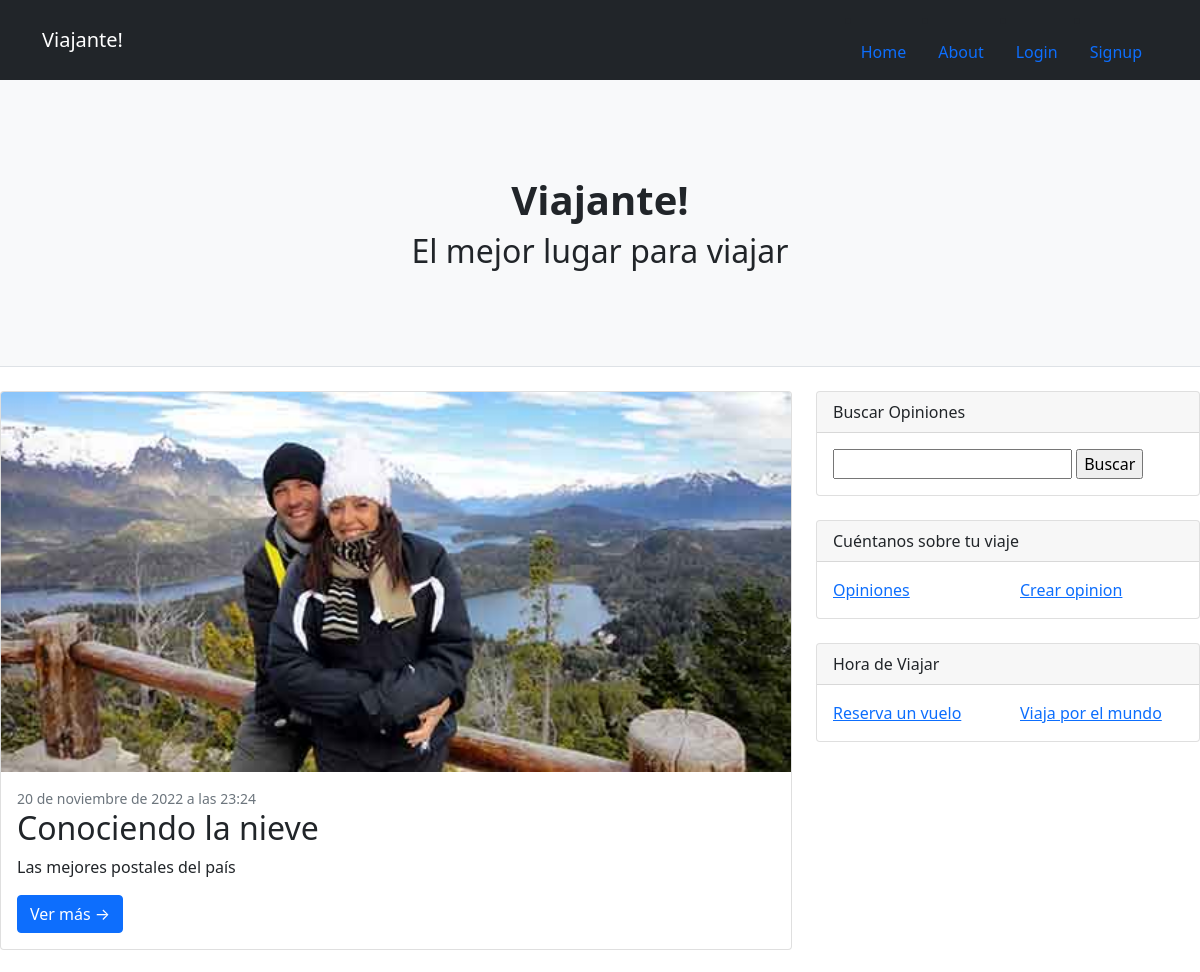
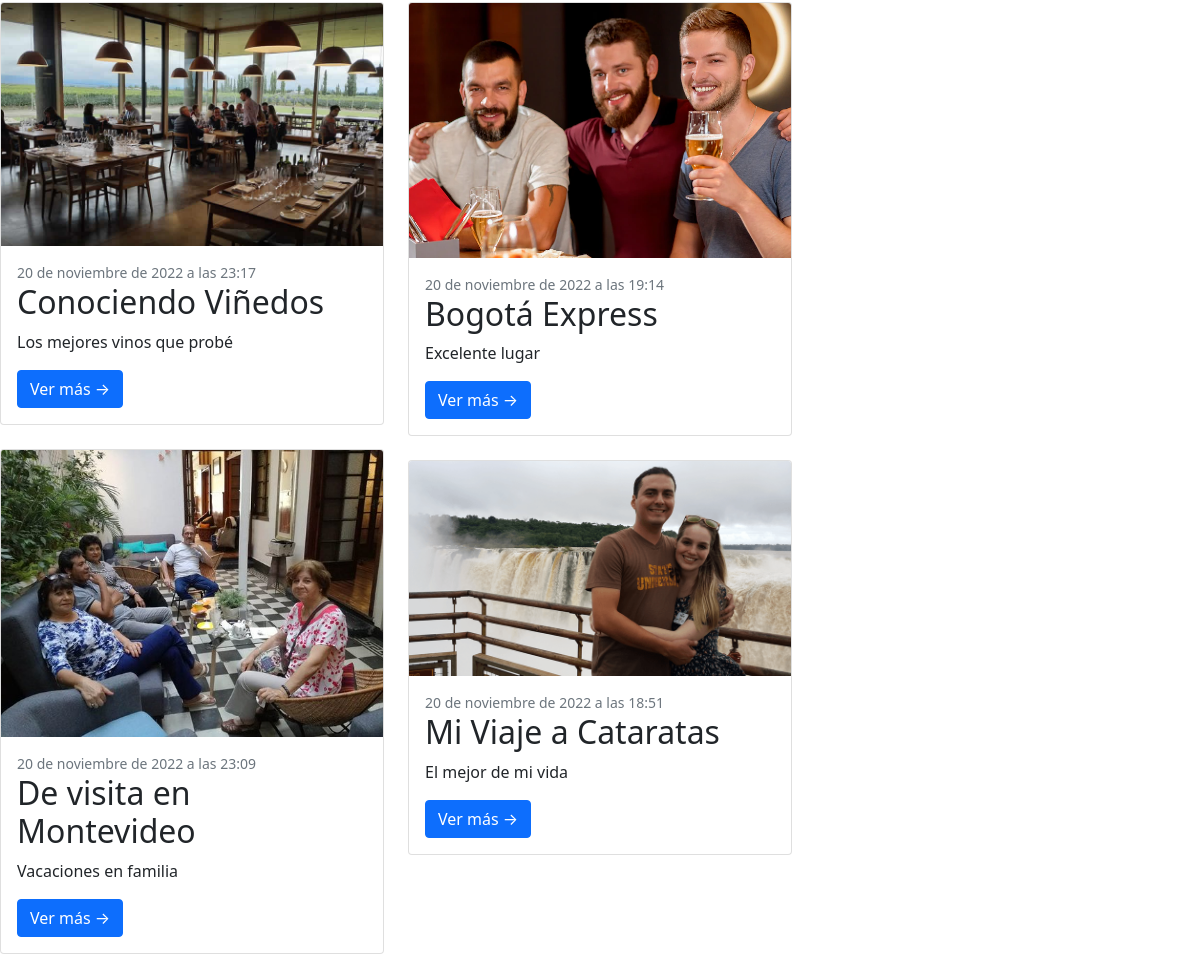
Page /blog-opiniones/ on the committed database (2 pictures, top to bottom).
### blog_opiniones/models.py (models this page shows, shortened)
class Opinion (models.Model):
    titulo = models.CharField(max_length=30, default="")
    breve_opinion = models.CharField(max_length=300, default="")
    opinion_detallada = models.CharField(max_length=3000, default="")
    firma = models.CharField(max_length=30, default="")
    fecha_publicacion = models.DateTimeField(auto_now_add=True)
    imagen = models.ImageField(upload_to="opiniones", null=True, blank=True)

### blog_opiniones/views.py (the view)
# urls.py: path('',index, name="index-blog"),
def index(request):
    opiniones = Opinion.objects.order_by('-fecha_publicacion').all()
    return render(request, 'blog_opiniones/index.html', {'opiniones': opiniones})

### blog_opiniones/templates/blog_opiniones/index.html (shortened to what this page needs)
{% extends 'blog_opiniones/base.html' %}
{% block contenido %}
    <div class="row">
        <div class="col-lg-8">
            <div class="card mb-4">
                {% if  opiniones.0 %}
                <a href="#!"><img style="max-width:100%;" class="card-img-top" src="{{ opiniones.0.imagen.url }}" alt="..." /></a>
                <div class="card-body">
                    <div class="small text-muted">{{opiniones.0.fecha_publicacion}}</div>
                    <h2 class="card-title">{{opiniones.0.titulo}}</h2>
                    <p class="card-text">{{opiniones.0.breve_opinion}}</p>
                    <a class="btn btn-primary" href="{% url 'opinion-detallada' opiniones.0.id %}">Ver más →</a>
                </div>
                {% endif %}
            </div>
            <div class="row">
                <div class="col-lg-6">
                    {% if opiniones.1 %}
                    <div class="card mb-4">
                        <a href="#!"><img style="max-width:100%;" class="card-img-top" src="{{ opiniones.1.imagen.url }}" alt="..." /></a>
                        <div class="card-body">
                            <div class="small text-muted">{{opiniones.1.fecha_publicacion}}</div>
                            <h2 class="card-title">{{opiniones.1.titulo}}</h2>
                            <p class="card-text">{{opiniones.1.breve_opinion}}</p>
                            <a class="btn btn-primary" href="{% url 'opinion-detallada' opiniones.1.id %}">Ver más →</a>
                        </div>
                    </div>
                    {% endif %}
                    <div class="card mb-4">
                    {% if opiniones.2 %}
                        <a href="#!"><img style="max-width:100%;" class="card-img-top" src="{{ opiniones.2.imagen.url }}" alt="..." /></a>
                        <div class="card-body">
                            <div class="small text-muted">{{opiniones.2.fecha_publicacion}}</div>
                            <h2 class="card-title">{{opiniones.2.titulo}}</h2>
                            <p class="card-text">{{opiniones.2.breve_opinion}}</p>
                            <a class="btn btn-primary" href="{% url 'opinion-detallada' opiniones.2.id %}">Ver más →</a>
                        </div>
                    </div>
                    {% endif %}
                </div>
                <div class="col-lg-6">
                    {% if opiniones.3 %}
                    <div class="card mb-4">
                        <a href="#!"><img style="max-width:100%;" class="card-img-top" src="{{ opiniones.3.imagen.url }}" alt="..." /></a>
                        <div class="card-body">
                            <div class="small text-muted">{{opiniones.3.fecha_publicacion}}</div>
                            <h2 class="card-title">{{opiniones.3.titulo}}</h2>
                            <p class="card-text">{{opiniones.3.breve_opinion}}</p>
                            <a class="btn btn-primary" href="{% url 'opinion-detallada' opiniones.3.id %}">Ver más →</a>
                        </div>
                    </div>
                    {% endif %}
                    <div class="card mb-4">
                        {% if opiniones.4 %}
                        <a href="#!"><img style="max-width:100%;" class="card-img-top" src="{{ opiniones.4.imagen.url }}" alt="..." /></a>
                        <div class="card-body">
                            <div class="small text-muted">{{opiniones.4.fecha_publicacion}}</div>
                            <h2 class="card-title">{{opiniones.4.titulo}}</h2>
                            <p class="card-text">{{opiniones.4.breve_opinion}}</p>
                            <a class="btn btn-primary" href="{% url 'opinion-detallada' opiniones.4.id %}">Ver más →</a>
                        </div>
                        {% endif %}
                    </div>
                </div>
            </div>
        </div>
        <div class="col-lg-4">
            <div class="card mb-4">
                <div class="card-header">Buscar Opiniones</div>
                <div class="card-body">
                    <form action="{% url 'buscar-titulo' %}" method="get">
                        <input type="search" name="opinion-titulo">
                        <input type="submit" value="Buscar">
                    </form>
                </div>
            </div>
            <div class="card mb-4">
                <div class="card-header">Cuéntanos sobre tu viaje</div>
                <div class="card-body">
                    <div class="row">
                        <div class="col-sm-6">
                            <ul class="list-unstyled mb-0">
                                <li><a href="{% url 'opiniones' %}">Opiniones</a></li>
                            </ul>
                        </div>
                        <div class="col-sm-6">
                            <ul class="list-unstyled mb-0">
                                <li><a href="{% url 'crear-opinion' %}">Crear opinion</a></li>
                            </ul>
                        </div>
                    </div>
                </div>
            </div>
            <div class="card mb-4">
                <div class="card-header">Hora de Viajar</div>
                <div class="card-body">
                    <div class="row">
                        <div class="col-sm-6">
                            <ul class="list-unstyled mb-0">
                                <li><a href="{% url 'reservar-vuelo' %}">Reserva un vuelo</a></li>
                            </ul>
                        </div>
                        <div class="col-sm-6">
                            <ul class="list-unstyled mb-0">
                                <li><a href="{% url 'reservar' %}">Viaja por el mundo</a></li>
                            </ul>
                        </div>
                    </div>
                </div>
            </div>
{% endblock %}

### blog_opiniones/templates/blog_opiniones/base.html (shortened to what this page needs)
<!DOCTYPE html>
<html lang="en">
<head>
    {% load static %}
    <link href="{% static 'blog_opiniones/css/styles.css' %}" rel="stylesheet" />
</head>
<body>
    {%block nav %}
    <nav class="navbar navbar-expand-lg navbar-dark bg-dark">
        <div class="container">
            <a class="navbar-brand" href="{% url 'index-blog' %}">Viajante!</a>
            <div class="collapse navbar-collapse" id="navbarSupportedContent">
                    <li class="nav-item"><a class="nav-link" href="{% url 'index-blog' %}">Home</a></li>
                    <li class="nav-item"><a class="nav-link" href="{% url 'about' %}">About</a></li>
                {% if user.is_authenticated %}
                    <li class="nav-item"><a class="nav-link" href="{% url 'profile-update' user.id %}">Usuario</a></li>
                    <li class="nav-item"><a class="nav-link" href="{% url 'buscar-reserva' %}">Buscar reserva</a></li>
                    <li class="nav-item"><a class="nav-link" href="{% url 'buscar-vuelo' %}">Buscar vuelo</a></li>
                    <li class="nav-item"><a class="nav-link" href="{% url 'vuelos' %}">Vuelos</a></li>
                    <li class="nav-item"><a class="nav-link" href="{% url 'reservas' %}">Reservas</a></li>
                    <li class="nav-item"><a class="nav-link" href="{% url 'blog-logout' %}">Logout</a></li>
                {% else %}
                    <li class="nav-item"><a class="nav-link" href="{% url 'blog-login' %}">Login</a></li>
                    <li class="nav-item"><a class="nav-link" href="{% url 'blog-signup' %}">Signup</a></li>
                {% endif %}
            </div>
        </div>
    </nav>
    {% endblock %}
    <header class="py-5 bg-light border-bottom mb-4">
        {% block header %}
        <div class="container">
            <div class="text-center my-5">
                <h1 class="fw-bolder">Viajante!</h1>
                <p class="lead mb-0"><h2>El mejor lugar para viajar</h2></p>
            </div>
        </div>
        {% endblock %}
    </header>
    {% block contenido %}{% endblock %}
</body>
</html>

### rows in the picture
Opinion: imagen (picture), fecha_publicacion "20 de noviembre de 2022 a las 23:24", titulo "Conociendo la nieve", breve_opinion "Las mejores postales del país"
Opinion: imagen (picture), fecha_publicacion "20 de noviembre de 2022 a las 23:17", titulo "Conociendo Viñedos", breve_opinion "Los mejores vinos que probé"
Opinion: imagen (picture), fecha_publicacion "20 de noviembre de 2022 a las 23:09", titulo "De visita en Montevideo", breve_opinion "Vacaciones en familia"
Opinion: imagen (picture), fecha_publicacion "20 de noviembre de 2022 a las 19:14", titulo "Bogotá Express", breve_opinion "Excelente lugar"
Opinion: imagen (picture), fecha_publicacion "20 de noviembre de 2022 a las 18:51", titulo "Mi Viaje a Cataratas", breve_opinion "El mejor de mi vida"
